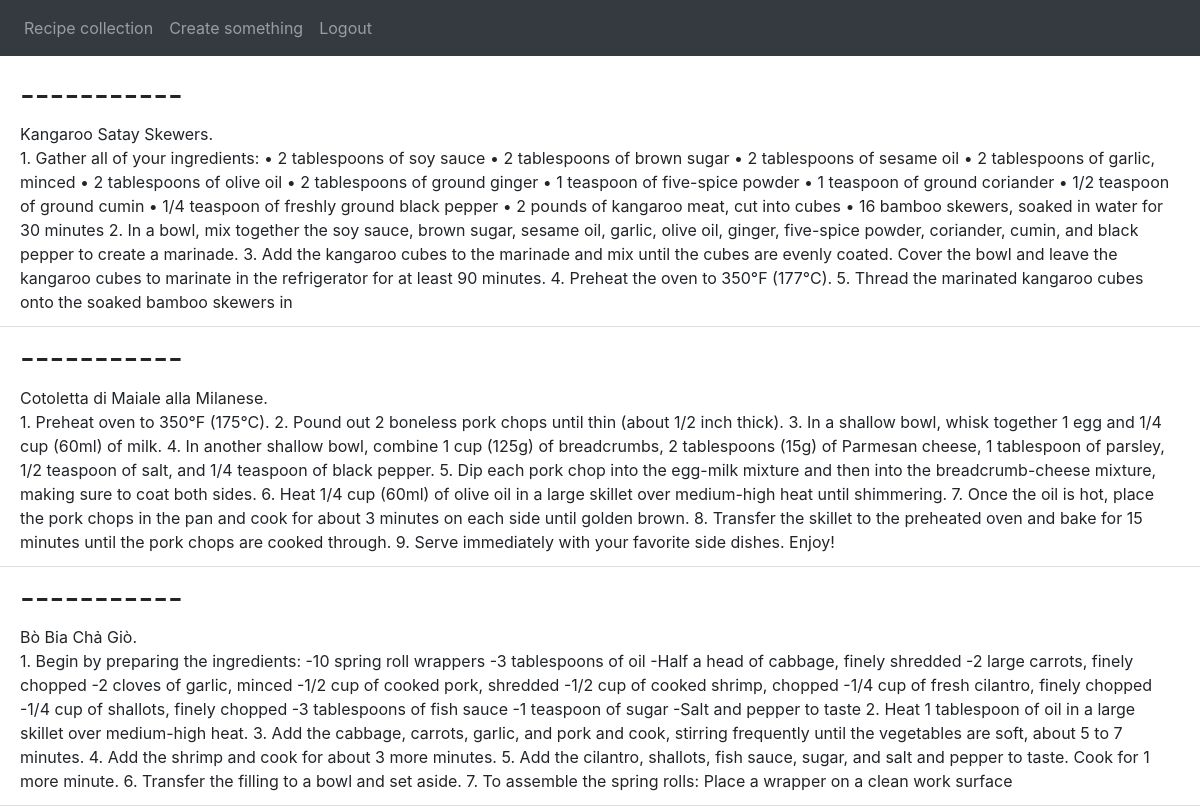
Page /collection (signed in) on the committed database.
### website/models.py (models this page shows)
class Recipe(db.Model):
    id = db.Column(db.Integer, primary_key = True)
    title = db.Column(db.String(100))
    instructions = db.Column(db.String(10000))
    user_id = db.Column(db.Integer, db.ForeignKey('user.id'))

### website/views.py (the view)
@views.route('/collection')
@login_required
def collect():
    return render_template('collection.html', user=current_user)

### website/__init__.py (called while the page is built)
def create_app():
    app= Flask(__name__)
    app.config['SECRET_KEY'] = 'first app'
    app.config['SQLALCHEMY_DATABASE_URI'] = f'sqlite:///{DB_NAME}'
    db.init_app(app)
    from .views import views
    from .auth import auth
    app.register_blueprint(views, url_prefix= '/')
    app.register_blueprint(auth, url_prefix='/')
    from .models import Recipe, User
    with app.app_context():
        db.create_all()
    login_manager = LoginManager()
    login_manager.login_view = 'auth.login'
    login_manager.init_app(app)
    @login_manager.user_loader
    def load_user(id):
        return User.query.get(int(id))
    return app

### website/templates/collection.html (shortened to what this page needs)
{%extends "base.html"%} {%block title%} Collection {%endblock%}
{%block content%}
<ul class="list-group list-group-flush" id="recipes">
  {% for recipe in user.recipes %}
    <li class="list-group-item">
      <h2> -----------</h2>
      {{ recipe.title }}
      <br>
      {{ recipe.instructions}}
    </li>
  {% endfor %}
{%endblock%}

### rows in the picture
Recipe: title "Kangaroo Satay Skewers.", instructions "1. Gather all of your ingredients: • 2 tablespoons of soy sauce • 2 tablespoons of brown sugar • 2 tablespoons of sesame oil • 2 tablespoons of garlic, minced • 2 tablespoons of olive oil • 2 tablespoons of ground ginger • 1 teaspoon of five-spice powder • 1 teaspoon of ground coriander • 1/2 teaspoon of ground cumin • 1/4 teaspoon of freshly ground black pepper • 2 pounds of kangaroo meat, cut into cubes • 16 bamboo skewers, soaked in water for 30 minutes 2. In a bowl, mix together the soy sauce, brown sugar, sesame oil, garlic, olive oil, ginger, five-spice powder, coriander, cumin, and black pepper to create a marinade. 3. Add the kangaroo cubes to the marinade and mix until the cubes…"
Recipe: title "Cotoletta di Maiale alla Milanese.", instructions "1. Preheat oven to 350°F (175°C). 2. Pound out 2 boneless pork chops until thin (about 1/2 inch thick). 3. In a shallow bowl, whisk together 1 egg and 1/4 cup (60ml) of milk. 4. In another shallow bowl, combine 1 cup (125g) of breadcrumbs, 2 tablespoons (15g) of Parmesan cheese, 1 tablespoon of parsley, 1/2 teaspoon of salt, and 1/4 teaspoon of black pepper. 5. Dip each pork chop into the egg-milk mixture and then into the breadcrumb-cheese mixture, making sure to coat both sides. 6. Heat 1/4 cup (60ml) of olive oil in a large skillet over medium-high heat until shimmering. 7. Once the oil is hot, place the pork chops in the pan and cook for about 3 minutes on each side until golden brown.…"
Recipe: title "Bò Bia Chả Giò.", instructions "1. Begin by preparing the ingredients: -10 spring roll wrappers -3 tablespoons of oil -Half a head of cabbage, finely shredded -2 large carrots, finely chopped -2 cloves of garlic, minced -1/2 cup of cooked pork, shredded -1/2 cup of cooked shrimp, chopped -1/4 cup of fresh cilantro, finely chopped -1/4 cup of shallots, finely chopped -3 tablespoons of fish sauce -1 teaspoon of sugar -Salt and pepper to taste 2. Heat 1 tablespoon of oil in a large skillet over medium-high heat. 3. Add the cabbage, carrots, garlic, and pork and cook, stirring frequently until the vegetables are soft, about 5 to 7 minutes. 4. Add the shrimp and cook for about 3 more minutes. 5. Add the cilantro, shallots,…"
